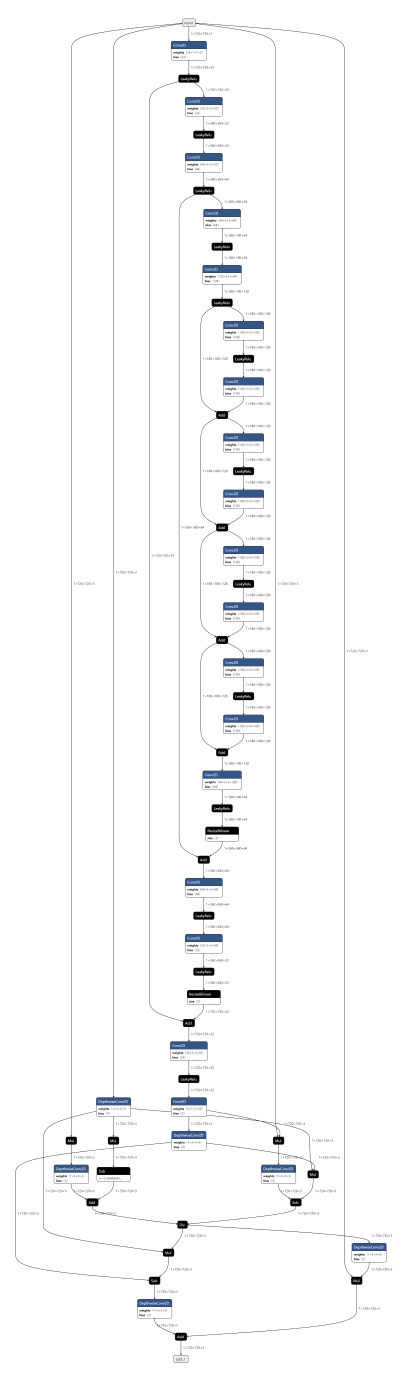
#> input picture 019_White-box-Cartoonization/images/white_box_cartoonization_weight_quant_tflite.png, 2488 x 8292 px, found by its file name (shown at 1/6 size); its folder holds only this picture in this run
$ python 20_create_calibration_image_cityscapes.py
#> lines starting #> are read from the running program, lines starting #| are printed output that depends on the picture
import os
import sys
from glob import glob
from PIL import Image
import numpy as np

def resize(all_file):

  tmp = None


  for idx, f in enumerate(all_file):
    img = Image.open(f)
#> img is the input picture: PIL image 2488x8292 RGBA; mean R, G, B, A 248.5, 248.9, 249.4, 255
    img_resize = img.resize((1024, 512))
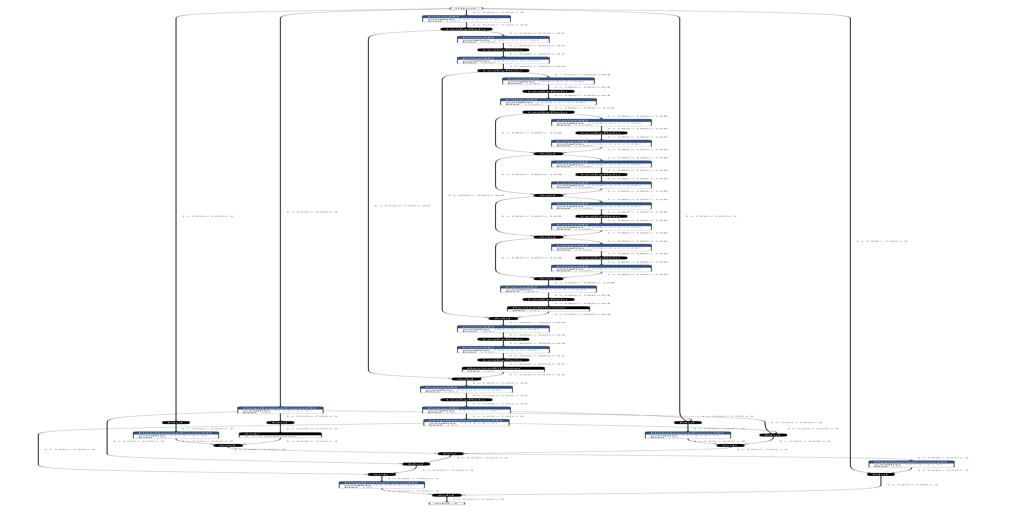
#> img_resize: PIL image 1024x512 RGBA; mean R, G, B, A 248.3, 248.7, 249.3, 255
    #ftitle, fext = os.path.splitext(f)
    #img_resize.save(ftitle + '_half' + fext)

    nparray = np.array(img_resize)
    nparray = nparray[np.newaxis, :, :, :]

    if tmp is not None:
        tmp = np.vstack((tmp, nparray))
        print("tmp.shape=", tmp.shape)
        np.save('calibration_data_img_cityscapes', tmp)
    else:
        tmp = nparray.copy()
        print("tmp.shape=", tmp.shape)
#| tmp.shape= (1, 512, 1024, 4)
        np.save('calibration_data_img_cityscapes', tmp)
    if idx >= 9:
      break

path = "images/"
all_file = os.listdir(path)
all_file = [os.path.join(path, f) for f in all_file]
resize(all_file)
print("Finish!!")
